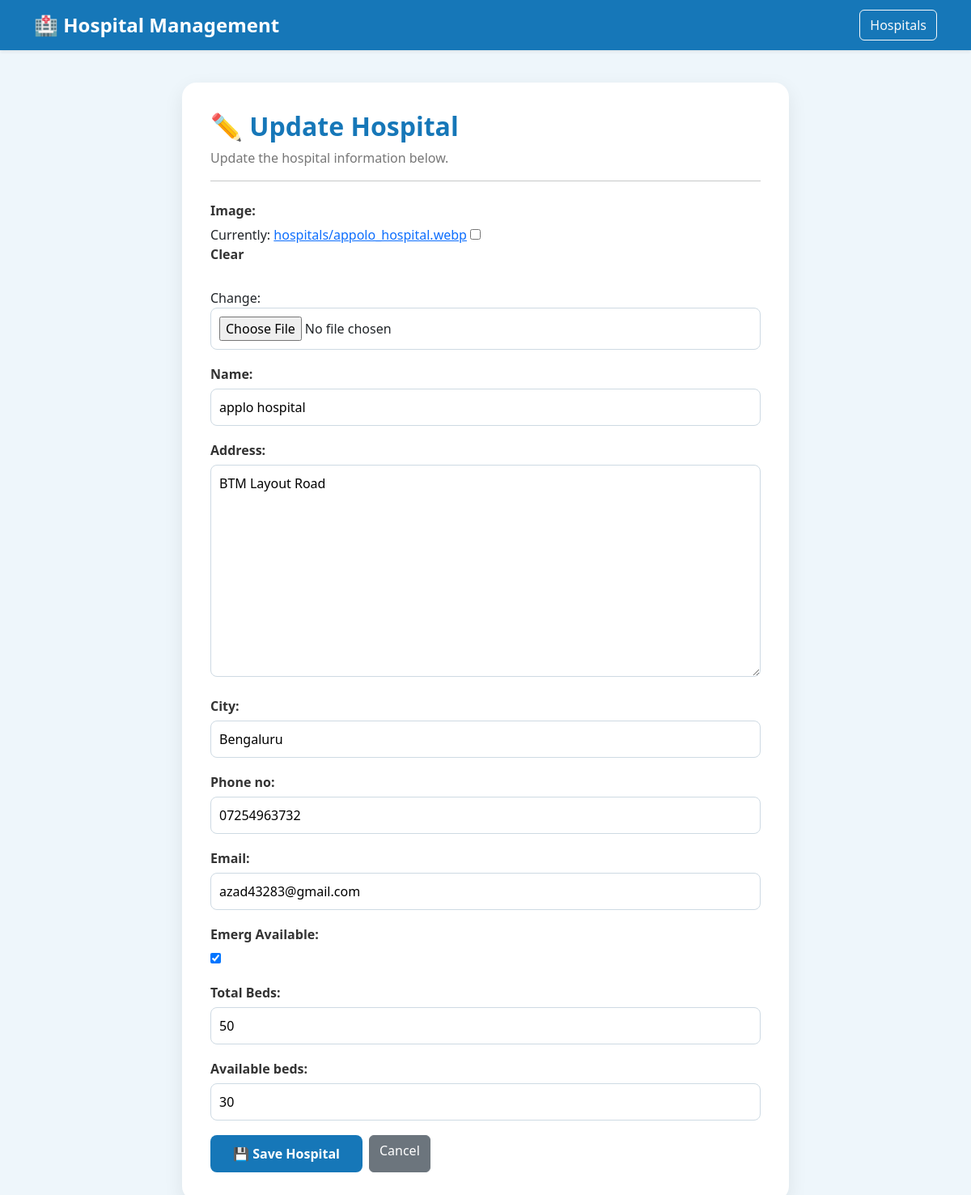
The page /hospital/1update/ on the database its author committed.
### hospital/models.py (models this page shows, shortened)
class Hospital(models.Model):
    Name = models.CharField(max_length=100)
    Address = models.TextField()
    City = models.CharField(max_length=100)
    Phone_no = models.CharField(max_length=15,unique=True)
    Email = models.EmailField()
    Emerg_Available = models.BooleanField(default=True)
    Total_Beds = models.PositiveIntegerField(default=0)
    Available_beds = models.PositiveIntegerField(default=0)
    image = models.ImageField(upload_to='hospitals/',blank=True,null=True)
    created_at = models.DateTimeField(auto_now_add=True)

### hospital/views.py (the view)
# urls.py: path('<int:id>update/',views.update_hospital,name='update'),
def update_hospital(request,id):
    hospital = get_object_or_404(Hospital,id=id)
    if request.method =='POST':
        form = HospitalForm(request.POST,request.FILES,instance=hospital)
        if form.is_valid():
            form.save()
            return redirect('hospital_detail',id=hospital.id)
    else:
        form = HospitalForm(instance=hospital)
    return render(request,'hospital/hospital_form.html',{'form':form,'hospital':hospital})

### hospital/forms.py
class HospitalForm(forms.ModelForm):
    class Meta:
        model = Hospital
        fields = [
            'image',
            'Name',
            'Address',
            'City',
            'Phone_no',
            'Email',
            'Emerg_Available',
            'Total_Beds',
            'Available_beds'
        ]

### templates/hospital/hospital_form.html (shortened to what this page needs)
<!DOCTYPE html>
<html lang="en">
<head>
    <link href="https://cdn.jsdelivr.net/npm/bootstrap@5.3.8/dist/css/bootstrap.min.css" rel="stylesheet">
</head>
<body>
    <nav class="navbar navbar-dark shadow-sm">
        <div class="container">
            <a href="{% url 'hospital_list' %}" class="navbar-brand fw-bold fs-4">🏥 Hospital Management </a>
            <a href="{% url 'hospital_list' %}" class="btn btn-outline-light"> Hospitals</a>
        </div>
    </nav>
    <div class="form-card">
        {% if hospital %}
        <h2 class="title">✏️ Update Hospital</h2>
        <p class="subtitle">Update the hospital information below.</p>
        {% else %}
        <h2 class="title">🏥 Add Hospital</h2>
        <p class="subtitle"> Enter the hospital details below.</p>
        {% endif %}
        <hr class="mb-4">
        <form method="POST" enctype="multipart/form-data">
            {{ form.as_p }}
            <div class="d-flex gap-2 mt-3">
                <button type="submit" class="save-btn">💾 Save Hospital</button>
                <a href="{% url 'hospital_list' %}" class="btn btn-secondary"> Cancel</a>
            </div>
        </form>
    </div>
</body>
</html>

### templates/hospital/hospital_form.html (style rules this page uses)
body { background: #eef6fb; }
.navbar { background: #1677b8; }
.form-card { max-width: 750px; margin: 40px auto; background: white; padding: 35px; border-radius: 18px; box-shadow: 0 8px 25px rgba(0, 0, 0, .08); }
.title { color: #1677b8; font-weight: 700; }
.subtitle { color: #777; }
form p { margin-bottom: 18px; }
form label { display: block; font-weight: 600; margin-bottom: 6px; color: #333; }
form input, form textarea, form select { width: 100%; padding: 10px; border: 1px solid #cedae3; border-radius: 8px; }
form textarea { min-height: 120px; }
form input[type="checkbox"] { width: auto; margin-right: 8px; }
.save-btn { background: #1677b8; color: white; border: none; padding: 11px 28px; border-radius: 8px; font-weight: 600; }

### rows shown on the page
Hospital: Name "applo hospital", Address "BTM Layout Road", City "Bengaluru", Phone_no "07254963732", Email "azad43283@gmail.com", Emerg_Available "☑", Total_Beds "50", Available_beds "30"
